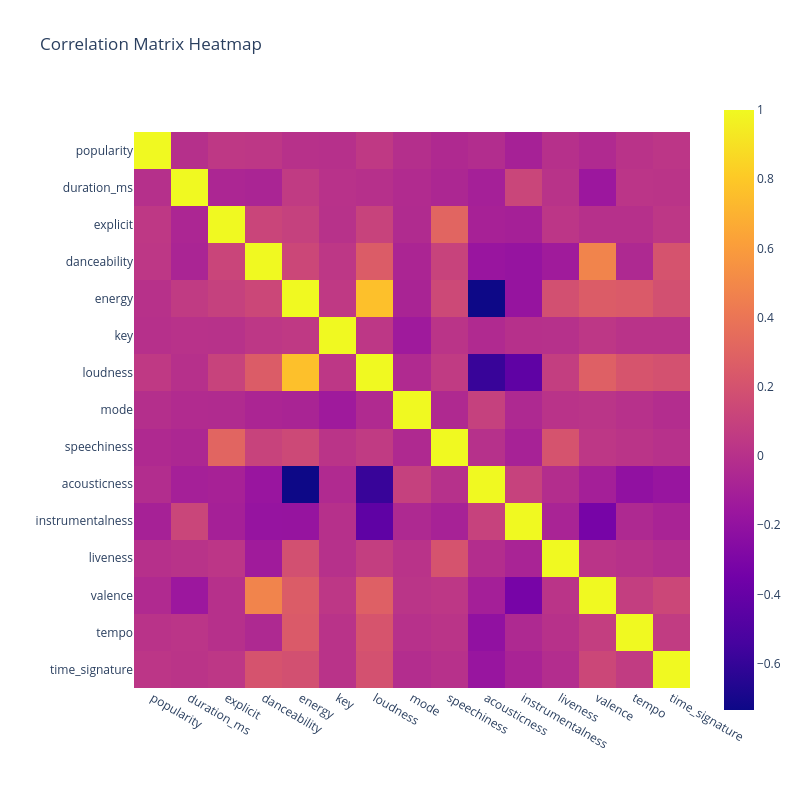

Notebook code cell kept with this figure:
### Code cell
# Create correlatoin matrix heatmap
from plotly import express as px
fig = px.imshow(corr_matrix,
                x=corr_matrix.columns,
                y=corr_matrix.index,
                title="Correlation Matrix Heatmap")

fig.update_layout(
    xaxis_title="",
    yaxis_title="",
    width=800,
    height=800
)

fig.show()

### Figure 1 — Plotly figure (JSON) as saved in the notebook; plotly's stock layout.template omitted (floating-point values rounded to 4 significant figures; data arrays with more than 128 entries replaced by an {"elided": "..."} marker saying what was removed)
{"data": [{"coloraxis": "coloraxis", "hovertemplate": "x: %{x}<br>y: %{y}<br>color: %{z}<extra></extra>", "name": "0", "type": "heatmap", "x": ["popularity", "duration_ms", "explicit", "danceability", "energy", "key", "loudness", "mode", "speechiness", "acousticness", "instrumentalness", "liveness", "valence", "tempo", "time_signature"], "xaxis": "x", "y": ["popularity", "duration_ms", "explicit", "danceability", "energy", "key", "loudness", "mode", "speechiness", "acousticness", "instrumentalness", "liveness", "valence", "tempo", "time_signature"], "yaxis": "y", "z": {"elided": "15x15 float values"}}], "layout": {"coloraxis": {"colorscale": [[0, "#0d0887"], [0.1111, "#46039f"], [0.2222, "#7201a8"], [0.3333, "#9c179e"], [0.4444, "#bd3786"], [0.5556, "#d8576b"], [0.6667, "#ed7953"], [0.7778, "#fb9f3a"], [0.8889, "#fdca26"], [1, "#f0f921"]]}, "height": 800, "title": {"text": "Correlation Matrix Heatmap"}, "width": 800, "xaxis": {"anchor": "y", "autorange": true, "constrain": "domain", "domain": [0, 1], "range": [-0.5, 14.5], "scaleanchor": "y", "title": {"text": ""}, "type": "category"}, "yaxis": {"anchor": "x", "autorange": true, "constrain": "domain", "domain": [0.05161, 0.9484], "range": [14.5, -0.5], "title": {"text": ""}, "type": "category"}}}
